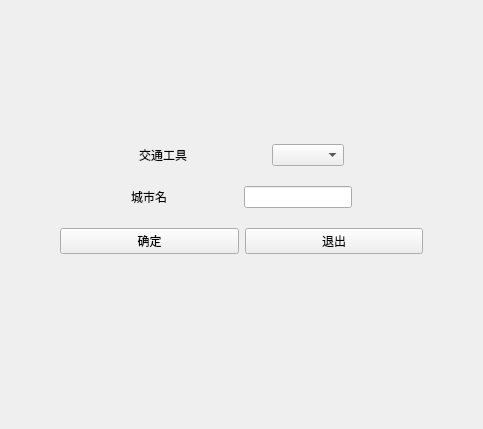
<?xml version="1.0" encoding="UTF-8"?>
<ui version="4.0">
 <class>CityEdit</class>
 <widget class="QWidget" name="CityEdit">
  <property name="geometry">
   <rect>
    <x>0</x>
    <y>0</y>
    <width>483</width>
    <height>429</height>
   </rect>
  </property>
  <property name="windowTitle">
   <string>Form</string>
  </property>
  <widget class="QWidget" name="layoutWidget">
   <property name="geometry">
    <rect>
     <x>60</x>
     <y>130</y>
     <width>363</width>
     <height>141</height>
    </rect>
   </property>
   <layout class="QVBoxLayout" name="verticalLayout">
    <item>
     <layout class="QHBoxLayout" name="horizontalLayout_2">
      <item>
       <spacer name="horizontalSpacer">
        <property name="orientation">
         <enum>Qt::Horizontal</enum>
        </property>
        <property name="sizeHint" stdset="0">
         <size>
          <width>40</width>
          <height>20</height>
         </size>
        </property>
       </spacer>
      </item>
      <item>
       <widget class="QLabel" name="trans_label">
        <property name="text">
         <string>交通工具</string>
        </property>
       </widget>
      </item>
      <item>
       <spacer name="horizontalSpacer_3">
        <property name="orientation">
         <enum>Qt::Horizontal</enum>
        </property>
        <property name="sizeHint" stdset="0">
         <size>
          <width>40</width>
          <height>20</height>
         </size>
        </property>
       </spacer>
      </item>
      <item>
       <widget class="QComboBox" name="Trans_comboBox"/>
      </item>
      <item>
       <spacer name="horizontalSpacer_4">
        <property name="orientation">
         <enum>Qt::Horizontal</enum>
        </property>
        <property name="sizeHint" stdset="0">
         <size>
          <width>40</width>
          <height>20</height>
         </size>
        </property>
       </spacer>
      </item>
     </layout>
    </item>
    <item>
     <layout class="QHBoxLayout" name="horizontalLayout">
      <item>
       <spacer name="horizontalSpacer_6">
        <property name="orientation">
         <enum>Qt::Horizontal</enum>
        </property>
        <property name="sizeHint" stdset="0">
         <size>
          <width>40</width>
          <height>20</height>
         </size>
        </property>
       </spacer>
      </item>
      <item>
       <widget class="QLabel" name="CityName_label">
        <property name="text">
         <string>城市名</string>
        </property>
       </widget>
      </item>
      <item>
       <spacer name="horizontalSpacer_2">
        <property name="orientation">
         <enum>Qt::Horizontal</enum>
        </property>
        <property name="sizeHint" stdset="0">
         <size>
          <width>40</width>
          <height>20</height>
         </size>
        </property>
       </spacer>
      </item>
      <item>
       <widget class="QLineEdit" name="CityName_lineEdit"/>
      </item>
      <item>
       <spacer name="horizontalSpacer_7">
        <property name="orientation">
         <enum>Qt::Horizontal</enum>
        </property>
        <property name="sizeHint" stdset="0">
         <size>
          <width>40</width>
          <height>20</height>
         </size>
        </property>
       </spacer>
      </item>
     </layout>
    </item>
    <item>
     <layout class="QHBoxLayout" name="horizontalLayout_4">
      <item>
       <widget class="QPushButton" name="CityEdit_Confirm_pushButton">
        <property name="text">
         <string>确定</string>
        </property>
       </widget>
      </item>
      <item>
       <widget class="QPushButton" name="CityEdit_Exit_pushButton">
        <property name="text">
         <string>退出</string>
        </property>
       </widget>
      </item>
     </layout>
    </item>
   </layout>
  </widget>
 </widget>
 <resources/>
 <connections/>
</ui>
